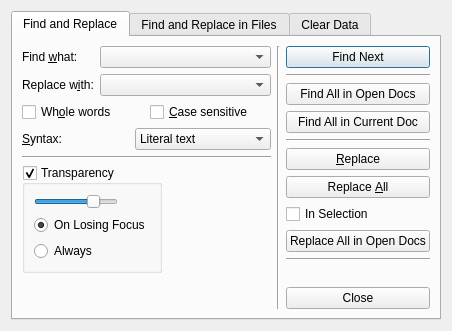
<?xml version="1.0" encoding="UTF-8"?>
<ui version="4.0">
 <class>FindInFiles</class>
 <widget class="QDialog" name="FindInFiles">
  <property name="geometry">
   <rect>
    <x>0</x>
    <y>0</y>
    <width>452</width>
    <height>331</height>
   </rect>
  </property>
  <property name="contextMenuPolicy">
   <enum>Qt::DefaultContextMenu</enum>
  </property>
  <property name="windowTitle">
   <string>Find and Replace</string>
  </property>
  <property name="toolTip">
   <string/>
  </property>
  <property name="whatsThis">
   <string/>
  </property>
  <layout class="QHBoxLayout" name="horizontalLayout_7">
   <item>
    <widget class="QTabWidget" name="tabWidget">
     <property name="currentIndex">
      <number>0</number>
     </property>
     <widget class="QWidget" name="tab">
      <attribute name="title">
       <string>Find and Replace</string>
      </attribute>
      <layout class="QHBoxLayout" name="horizontalLayout_12">
       <item>
        <layout class="QVBoxLayout" name="verticalLayout_8">
         <item>
          <layout class="QGridLayout" name="_2">
           <property name="margin">
            <number>0</number>
           </property>
           <property name="spacing">
            <number>6</number>
           </property>
           <item row="1" column="0">
            <widget class="QLabel" name="label_2">
             <property name="text">
              <string>Replace w&amp;ith:</string>
             </property>
             <property name="buddy">
              <cstring>replaceComboBox</cstring>
             </property>
            </widget>
           </item>
           <item row="0" column="0">
            <widget class="QLabel" name="label">
             <property name="text">
              <string>Find &amp;what:</string>
             </property>
             <property name="buddy">
              <cstring>findComboBox</cstring>
             </property>
            </widget>
           </item>
           <item row="1" column="1">
            <widget class="QComboBox" name="replaceComboBox">
             <property name="sizePolicy">
              <sizepolicy hsizetype="Expanding" vsizetype="Fixed">
               <horstretch>0</horstretch>
               <verstretch>0</verstretch>
              </sizepolicy>
             </property>
             <property name="maximumSize">
              <size>
               <width>200</width>
               <height>16777215</height>
              </size>
             </property>
             <property name="sizeAdjustPolicy">
              <enum>QComboBox::AdjustToContentsOnFirstShow</enum>
             </property>
            </widget>
           </item>
           <item row="0" column="1">
            <widget class="QComboBox" name="findComboBox">
             <property name="sizePolicy">
              <sizepolicy hsizetype="Expanding" vsizetype="Fixed">
               <horstretch>0</horstretch>
               <verstretch>0</verstretch>
              </sizepolicy>
             </property>
             <property name="maximumSize">
              <size>
               <width>200</width>
               <height>16777215</height>
              </size>
             </property>
             <property name="sizeAdjustPolicy">
              <enum>QComboBox::AdjustToContentsOnFirstShow</enum>
             </property>
            </widget>
           </item>
          </layout>
         </item>
         <item>
          <layout class="QHBoxLayout" name="_3">
           <property name="spacing">
            <number>6</number>
           </property>
           <property name="margin">
            <number>0</number>
           </property>
           <item>
            <widget class="QCheckBox" name="wholeCheckBox">
             <property name="text">
              <string>Wh&amp;ole words</string>
             </property>
             <property name="checked">
              <bool>false</bool>
             </property>
            </widget>
           </item>
           <item>
            <widget class="QCheckBox" name="caseCheckBox">
             <property name="text">
              <string>&amp;Case sensitive</string>
             </property>
            </widget>
           </item>
          </layout>
         </item>
         <item>
          <layout class="QHBoxLayout" name="_4">
           <property name="spacing">
            <number>6</number>
           </property>
           <property name="margin">
            <number>0</number>
           </property>
           <item>
            <widget class="QLabel" name="label_3">
             <property name="text">
              <string>&amp;Syntax:</string>
             </property>
             <property name="buddy">
              <cstring>syntaxComboBox</cstring>
             </property>
            </widget>
           </item>
           <item>
            <widget class="QComboBox" name="syntaxComboBox">
             <item>
              <property name="text">
               <string>Literal text</string>
              </property>
             </item>
             <item>
              <property name="text">
               <string>Regular expression</string>
              </property>
             </item>
            </widget>
           </item>
          </layout>
         </item>
         <item>
          <widget class="Line" name="line">
           <property name="orientation">
            <enum>Qt::Horizontal</enum>
           </property>
          </widget>
         </item>
         <item>
          <layout class="QHBoxLayout" name="horizontalLayout">
           <item>
            <widget class="QGroupBox" name="transparencyGroupBox">
             <property name="title">
              <string>Transparency</string>
             </property>
             <property name="checkable">
              <bool>true</bool>
             </property>
             <layout class="QHBoxLayout" name="horizontalLayout_11">
              <item>
               <layout class="QVBoxLayout" name="verticalLayout_7">
                <item>
                 <widget class="QSlider" name="transparencySlider">
                  <property name="sizePolicy">
                   <sizepolicy hsizetype="Fixed" vsizetype="Fixed">
                    <horstretch>0</horstretch>
                    <verstretch>0</verstretch>
                   </sizepolicy>
                  </property>
                  <property name="maximum">
                   <number>100</number>
                  </property>
                  <property name="singleStep">
                   <number>1</number>
                  </property>
                  <property name="value">
                   <number>75</number>
                  </property>
                  <property name="orientation">
                   <enum>Qt::Horizontal</enum>
                  </property>
                 </widget>
                </item>
                <item>
                 <widget class="QRadioButton" name="onLosingFocusRButton">
                  <property name="text">
                   <string>On Losing Focus</string>
                  </property>
                  <property name="checked">
                   <bool>true</bool>
                  </property>
                 </widget>
                </item>
                <item>
                 <widget class="QRadioButton" name="alwaysRButton">
                  <property name="text">
                   <string>Always</string>
                  </property>
                 </widget>
                </item>
               </layout>
              </item>
             </layout>
            </widget>
           </item>
           <item>
            <spacer name="horizontalSpacer">
             <property name="orientation">
              <enum>Qt::Horizontal</enum>
             </property>
             <property name="sizeHint" stdset="0">
              <size>
               <width>40</width>
               <height>20</height>
              </size>
             </property>
            </spacer>
           </item>
          </layout>
         </item>
         <item>
          <spacer>
           <property name="orientation">
            <enum>Qt::Vertical</enum>
           </property>
           <property name="sizeHint" stdset="0">
            <size>
             <width>20</width>
             <height>40</height>
            </size>
           </property>
          </spacer>
         </item>
        </layout>
       </item>
       <item>
        <widget class="Line" name="line_2">
         <property name="orientation">
          <enum>Qt::Vertical</enum>
         </property>
        </widget>
       </item>
       <item>
        <layout class="QVBoxLayout" name="_5">
         <property name="spacing">
          <number>6</number>
         </property>
         <property name="margin">
          <number>0</number>
         </property>
         <item>
          <widget class="QPushButton" name="findNextButton">
           <property name="text">
            <string>Find Next</string>
           </property>
          </widget>
         </item>
         <item>
          <widget class="Line" name="line_5">
           <property name="orientation">
            <enum>Qt::Horizontal</enum>
           </property>
          </widget>
         </item>
         <item>
          <widget class="QPushButton" name="findAllInOpenDocsButton">
           <property name="text">
            <string>Find All in Open Docs</string>
           </property>
          </widget>
         </item>
         <item>
          <widget class="QPushButton" name="findAllInCurrentDocButton">
           <property name="text">
            <string>Find All in Current Doc</string>
           </property>
          </widget>
         </item>
         <item>
          <widget class="Line" name="line_4">
           <property name="orientation">
            <enum>Qt::Horizontal</enum>
           </property>
          </widget>
         </item>
         <item>
          <widget class="QPushButton" name="replaceButton">
           <property name="text">
            <string>&amp;Replace</string>
           </property>
          </widget>
         </item>
         <item>
          <widget class="QPushButton" name="replaceAllButton">
           <property name="text">
            <string>Replace &amp;All</string>
           </property>
          </widget>
         </item>
         <item>
          <widget class="QCheckBox" name="inSelectionBox">
           <property name="text">
            <string>In Selection</string>
           </property>
          </widget>
         </item>
         <item>
          <widget class="QPushButton" name="replaceAllInOpenDocsButton">
           <property name="text">
            <string>Replace All in Open Docs</string>
           </property>
          </widget>
         </item>
         <item>
          <widget class="Line" name="line_6">
           <property name="orientation">
            <enum>Qt::Horizontal</enum>
           </property>
          </widget>
         </item>
         <item>
          <spacer>
           <property name="orientation">
            <enum>Qt::Vertical</enum>
           </property>
           <property name="sizeHint" stdset="0">
            <size>
             <width>20</width>
             <height>16</height>
            </size>
           </property>
          </spacer>
         </item>
         <item>
          <widget class="QPushButton" name="closeButton">
           <property name="text">
            <string>Close</string>
           </property>
          </widget>
         </item>
        </layout>
       </item>
      </layout>
     </widget>
     <widget class="QWidget" name="tab_2">
      <attribute name="title">
       <string>Find and Replace in Files</string>
      </attribute>
      <layout class="QHBoxLayout" name="horizontalLayout_4">
       <item>
        <layout class="QVBoxLayout" name="verticalLayout">
         <item>
          <layout class="QGridLayout" name="gridLayout">
           <item row="0" column="0">
            <widget class="QLabel" name="label_4">
             <property name="text">
              <string>Find &amp;what:</string>
             </property>
             <property name="buddy">
              <cstring>findComboBox</cstring>
             </property>
            </widget>
           </item>
           <item row="0" column="1">
            <widget class="QComboBox" name="findComboBoxIF">
             <property name="sizePolicy">
              <sizepolicy hsizetype="Expanding" vsizetype="Fixed">
               <horstretch>0</horstretch>
               <verstretch>0</verstretch>
              </sizepolicy>
             </property>
             <property name="maximumSize">
              <size>
               <width>200</width>
               <height>16777215</height>
              </size>
             </property>
            </widget>
           </item>
           <item row="1" column="0">
            <widget class="QLabel" name="label_5">
             <property name="text">
              <string>Replace w&amp;ith:</string>
             </property>
             <property name="buddy">
              <cstring>replaceComboBox</cstring>
             </property>
            </widget>
           </item>
           <item row="1" column="1">
            <widget class="QComboBox" name="replaceComboBoxIF">
             <property name="sizePolicy">
              <sizepolicy hsizetype="Expanding" vsizetype="Fixed">
               <horstretch>0</horstretch>
               <verstretch>0</verstretch>
              </sizepolicy>
             </property>
             <property name="maximumSize">
              <size>
               <width>200</width>
               <height>16777215</height>
              </size>
             </property>
            </widget>
           </item>
           <item row="2" column="0">
            <widget class="QLabel" name="label_6">
             <property name="text">
              <string>Filters:</string>
             </property>
            </widget>
           </item>
           <item row="2" column="1">
            <widget class="QComboBox" name="filtersComboBoxIF">
             <property name="sizePolicy">
              <sizepolicy hsizetype="Expanding" vsizetype="Fixed">
               <horstretch>0</horstretch>
               <verstretch>0</verstretch>
              </sizepolicy>
             </property>
             <property name="maximumSize">
              <size>
               <width>200</width>
               <height>16777215</height>
              </size>
             </property>
            </widget>
           </item>
           <item row="3" column="0">
            <widget class="QLabel" name="label_7">
             <property name="text">
              <string>Directory:</string>
             </property>
            </widget>
           </item>
           <item row="3" column="1">
            <widget class="QComboBox" name="directoryComboBoxIF">
             <property name="sizePolicy">
              <sizepolicy hsizetype="Expanding" vsizetype="Fixed">
               <horstretch>0</horstretch>
               <verstretch>0</verstretch>
              </sizepolicy>
             </property>
             <property name="maximumSize">
              <size>
               <width>200</width>
               <height>16777215</height>
              </size>
             </property>
            </widget>
           </item>
           <item row="3" column="2">
            <widget class="QPushButton" name="pickDirectoryButtonIF">
             <property name="text">
              <string>...</string>
             </property>
            </widget>
           </item>
          </layout>
         </item>
         <item>
          <layout class="QGridLayout" name="gridLayout_2">
           <item row="0" column="0">
            <widget class="QCheckBox" name="wholeCheckBoxIF">
             <property name="enabled">
              <bool>true</bool>
             </property>
             <property name="text">
              <string>Wh&amp;ole words</string>
             </property>
             <property name="checked">
              <bool>false</bool>
             </property>
            </widget>
           </item>
           <item row="0" column="1">
            <widget class="QCheckBox" name="caseCheckBoxIF">
             <property name="text">
              <string>&amp;Case sensitive</string>
             </property>
            </widget>
           </item>
          </layout>
         </item>
         <item>
          <layout class="QHBoxLayout" name="horizontalLayout_3">
           <item>
            <widget class="QLabel" name="label_8">
             <property name="text">
              <string>&amp;Syntax:</string>
             </property>
             <property name="buddy">
              <cstring>syntaxComboBox</cstring>
             </property>
            </widget>
           </item>
           <item>
            <widget class="QComboBox" name="syntaxComboBoxIF">
             <item>
              <property name="text">
               <string>Literal text</string>
              </property>
             </item>
             <item>
              <property name="text">
               <string>Regular expression</string>
              </property>
             </item>
            </widget>
           </item>
          </layout>
         </item>
         <item>
          <spacer name="verticalSpacer_2">
           <property name="orientation">
            <enum>Qt::Vertical</enum>
           </property>
           <property name="sizeHint" stdset="0">
            <size>
             <width>20</width>
             <height>40</height>
            </size>
           </property>
          </spacer>
         </item>
        </layout>
       </item>
       <item>
        <widget class="Line" name="line_3">
         <property name="orientation">
          <enum>Qt::Vertical</enum>
         </property>
        </widget>
       </item>
       <item>
        <layout class="QVBoxLayout" name="verticalLayout_2">
         <item>
          <widget class="QPushButton" name="findAllButtonIF">
           <property name="text">
            <string>Find All</string>
           </property>
          </widget>
         </item>
         <item>
          <widget class="QPushButton" name="replaceButtonIF">
           <property name="text">
            <string>&amp;Replace in Files</string>
           </property>
          </widget>
         </item>
         <item>
          <widget class="QCheckBox" name="inAllSubFoldersCheckBoxIF">
           <property name="enabled">
            <bool>true</bool>
           </property>
           <property name="text">
            <string>In all sub-folders</string>
           </property>
           <property name="checked">
            <bool>false</bool>
           </property>
          </widget>
         </item>
         <item>
          <spacer name="verticalSpacer">
           <property name="orientation">
            <enum>Qt::Vertical</enum>
           </property>
           <property name="sizeHint" stdset="0">
            <size>
             <width>20</width>
             <height>18</height>
            </size>
           </property>
          </spacer>
         </item>
         <item>
          <widget class="QPushButton" name="closeButtonIF">
           <property name="text">
            <string>Close</string>
           </property>
          </widget>
         </item>
        </layout>
       </item>
      </layout>
     </widget>
     <widget class="QWidget" name="tab_3">
      <attribute name="title">
       <string>Clear Data</string>
      </attribute>
      <layout class="QGridLayout" name="gridLayout_3">
       <item row="0" column="0">
        <widget class="QGroupBox" name="groupBox">
         <property name="title">
          <string>Options</string>
         </property>
         <layout class="QVBoxLayout" name="verticalLayout_4">
          <item>
           <layout class="QVBoxLayout" name="verticalLayout_3">
            <item>
             <widget class="QPushButton" name="findCPB">
              <property name="text">
               <string>Clear Find History</string>
              </property>
             </widget>
            </item>
            <item>
             <widget class="QPushButton" name="replaceCPB">
              <property name="text">
               <string>Clear Replace History</string>
              </property>
             </widget>
            </item>
            <item>
             <widget class="QPushButton" name="filtersCPB">
              <property name="text">
               <string>Clear Filters History</string>
              </property>
             </widget>
            </item>
            <item>
             <widget class="QPushButton" name="directoryCPB">
              <property name="text">
               <string>Clear Directory History</string>
              </property>
             </widget>
            </item>
           </layout>
          </item>
         </layout>
        </widget>
       </item>
       <item row="0" column="1">
        <spacer name="horizontalSpacer_2">
         <property name="orientation">
          <enum>Qt::Horizontal</enum>
         </property>
         <property name="sizeHint" stdset="0">
          <size>
           <width>199</width>
           <height>20</height>
          </size>
         </property>
        </spacer>
       </item>
       <item row="1" column="0">
        <spacer name="verticalSpacer_3">
         <property name="orientation">
          <enum>Qt::Vertical</enum>
         </property>
         <property name="sizeHint" stdset="0">
          <size>
           <width>20</width>
           <height>90</height>
          </size>
         </property>
        </spacer>
       </item>
      </layout>
     </widget>
    </widget>
   </item>
  </layout>
 </widget>
 <tabstops>
  <tabstop>findComboBox</tabstop>
  <tabstop>replaceComboBox</tabstop>
  <tabstop>wholeCheckBox</tabstop>
  <tabstop>syntaxComboBox</tabstop>
  <tabstop>findNextButton</tabstop>
  <tabstop>replaceButton</tabstop>
  <tabstop>replaceAllButton</tabstop>
  <tabstop>closeButton</tabstop>
  <tabstop>findComboBoxIF</tabstop>
  <tabstop>replaceComboBoxIF</tabstop>
  <tabstop>filtersComboBoxIF</tabstop>
  <tabstop>caseCheckBox</tabstop>
  <tabstop>directoryComboBoxIF</tabstop>
  <tabstop>pickDirectoryButtonIF</tabstop>
  <tabstop>wholeCheckBoxIF</tabstop>
  <tabstop>caseCheckBoxIF</tabstop>
  <tabstop>syntaxComboBoxIF</tabstop>
  <tabstop>findAllButtonIF</tabstop>
  <tabstop>replaceButtonIF</tabstop>
  <tabstop>inAllSubFoldersCheckBoxIF</tabstop>
  <tabstop>closeButtonIF</tabstop>
 </tabstops>
 <resources/>
 <connections>
  <connection>
   <sender>closeButton</sender>
   <signal>clicked()</signal>
   <receiver>FindInFiles</receiver>
   <slot>close()</slot>
   <hints>
    <hint type="sourcelabel">
     <x>392</x>
     <y>282</y>
    </hint>
    <hint type="destinationlabel">
     <x>392</x>
     <y>301</y>
    </hint>
   </hints>
  </connection>
  <connection>
   <sender>closeButtonIF</sender>
   <signal>clicked()</signal>
   <receiver>FindInFiles</receiver>
   <slot>reject()</slot>
   <hints>
    <hint type="sourcelabel">
     <x>381</x>
     <y>293</y>
    </hint>
    <hint type="destinationlabel">
     <x>352</x>
     <y>312</y>
    </hint>
   </hints>
  </connection>
 </connections>
</ui>
